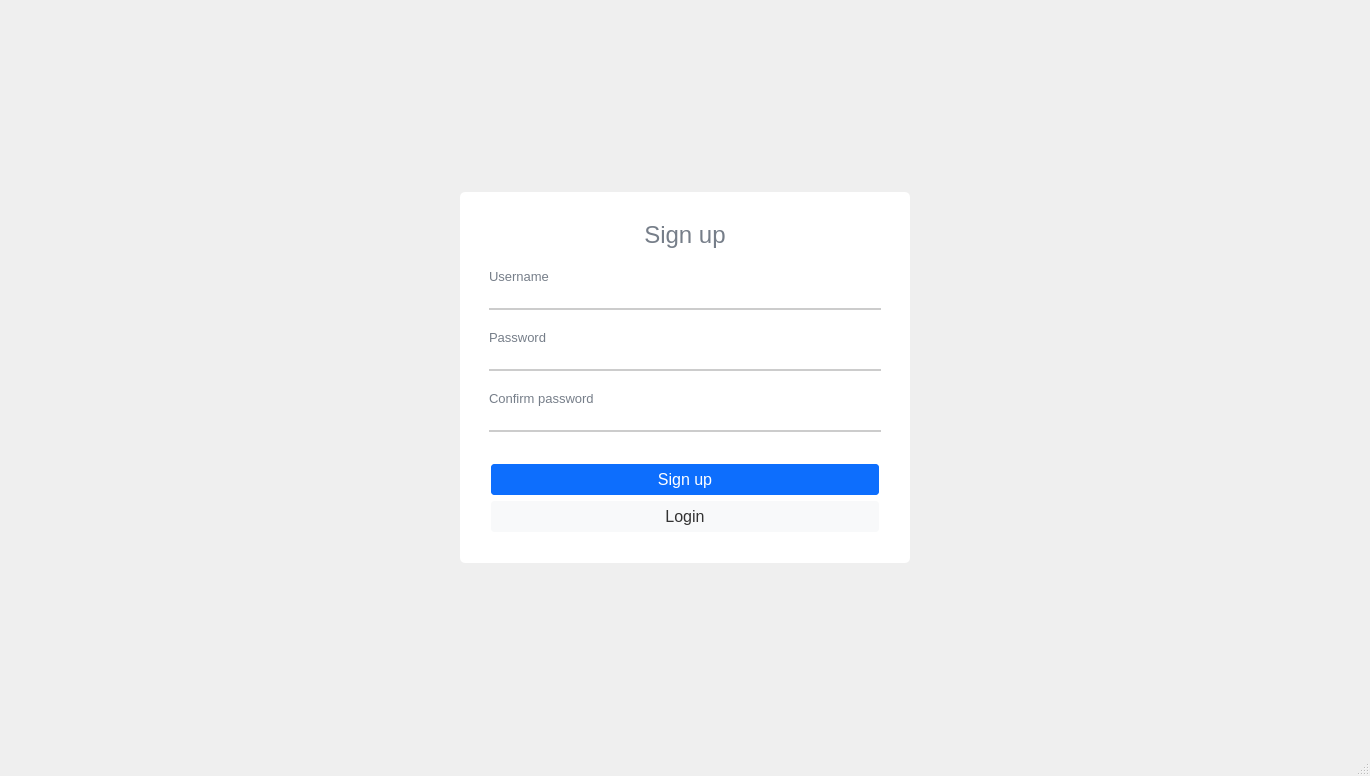
<?xml version="1.0" encoding="UTF-8"?>
<ui version="4.0">
 <class>MainWindow</class>
 <widget class="QMainWindow" name="MainWindow">
  <property name="windowModality">
   <enum>Qt::NonModal</enum>
  </property>
  <property name="geometry">
   <rect>
    <x>0</x>
    <y>0</y>
    <width>1370</width>
    <height>776</height>
   </rect>
  </property>
  <property name="sizePolicy">
   <sizepolicy hsizetype="Expanding" vsizetype="Expanding">
    <horstretch>0</horstretch>
    <verstretch>0</verstretch>
   </sizepolicy>
  </property>
  <property name="minimumSize">
   <size>
    <width>1200</width>
    <height>700</height>
   </size>
  </property>
  <property name="windowTitle">
   <string>MainWindow</string>
  </property>
  <property name="styleSheet">
   <string notr="true">/* Set background image */
QMainWindow {
    border-image: url(assets/img/recycling-trash-background-in-bright-colors-free-vector.jpg);
}

/* Set background for widget */
#widget {
    background-color: #fff;
    border-radius: 5px;
}

/* Set text color for QLabel */
QLabel {
    color: #767e89;
}

/* Style for QLineEdit */
QLineEdit {
    border: none;
    border-bottom: 2px solid #ccc;
	color: #000;
	background: #fff;
}

QLineEdit:focus {
    border-bottom: 2px solid #28a2a2;
}

/* Style for QPushButton */
QPushButton {	
	all: unset;
    background-color: #0d6efd;
    border: 2px solid #fff;
    color: #fff;
    border-radius: 5px;
    padding: 6px;
}

#btn_signup {
    margin-top: 10px;
}

#btn_login {
	background-color: #f8f9fa;
	color: #333;
}

#btn_signup:hover,
#btn_signup:clicked {
	background-color: #0b5ed7;
	border: 2px solid #9ac3fe;
}

#btn_login:hover {
    background-color: #e2e6ea; 
    border: 2px solid #adb5bd;
}
</string>
  </property>
  <widget class="QWidget" name="centralwidget">
   <layout class="QGridLayout" name="gridLayout">
    <item row="1" column="1">
     <widget class="QWidget" name="widget" native="true">
      <layout class="QHBoxLayout" name="horizontalLayout">
       <item>
        <spacer name="horizontalSpacer">
         <property name="orientation">
          <enum>Qt::Horizontal</enum>
         </property>
         <property name="sizeType">
          <enum>QSizePolicy::Fixed</enum>
         </property>
         <property name="sizeHint" stdset="0">
          <size>
           <width>20</width>
           <height>20</height>
          </size>
         </property>
        </spacer>
       </item>
       <item>
        <layout class="QVBoxLayout" name="verticalLayout_3">
         <property name="spacing">
          <number>20</number>
         </property>
         <item>
          <spacer name="verticalSpacer_3">
           <property name="orientation">
            <enum>Qt::Vertical</enum>
           </property>
           <property name="sizeType">
            <enum>QSizePolicy::Fixed</enum>
           </property>
           <property name="sizeHint" stdset="0">
            <size>
             <width>20</width>
             <height>20</height>
            </size>
           </property>
          </spacer>
         </item>
         <item>
          <widget class="QLabel" name="label">
           <property name="enabled">
            <bool>true</bool>
           </property>
           <property name="font">
            <font>
             <family>Segoe UI</family>
             <pointsize>18</pointsize>
            </font>
           </property>
           <property name="frameShadow">
            <enum>QFrame::Plain</enum>
           </property>
           <property name="text">
            <string>Sign up</string>
           </property>
           <property name="textFormat">
            <enum>Qt::PlainText</enum>
           </property>
           <property name="alignment">
            <set>Qt::AlignCenter</set>
           </property>
          </widget>
         </item>
         <item>
          <layout class="QVBoxLayout" name="verticalLayout">
           <property name="spacing">
            <number>3</number>
           </property>
           <item>
            <widget class="QLabel" name="lbl_username">
             <property name="font">
              <font>
               <pointsize>10</pointsize>
              </font>
             </property>
             <property name="text">
              <string>Username</string>
             </property>
             <property name="alignment">
              <set>Qt::AlignLeading|Qt::AlignLeft|Qt::AlignVCenter</set>
             </property>
            </widget>
           </item>
           <item>
            <widget class="QLineEdit" name="input_username">
             <property name="minimumSize">
              <size>
               <width>250</width>
               <height>0</height>
              </size>
             </property>
             <property name="font">
              <font>
               <pointsize>12</pointsize>
              </font>
             </property>
             <property name="alignment">
              <set>Qt::AlignLeading|Qt::AlignLeft|Qt::AlignVCenter</set>
             </property>
            </widget>
           </item>
          </layout>
         </item>
         <item>
          <layout class="QVBoxLayout" name="verticalLayout_2">
           <property name="spacing">
            <number>3</number>
           </property>
           <item>
            <widget class="QLabel" name="lbl_password">
             <property name="font">
              <font>
               <pointsize>10</pointsize>
              </font>
             </property>
             <property name="text">
              <string>Password</string>
             </property>
            </widget>
           </item>
           <item>
            <widget class="QLineEdit" name="input_password">
             <property name="minimumSize">
              <size>
               <width>250</width>
               <height>0</height>
              </size>
             </property>
             <property name="font">
              <font>
               <pointsize>12</pointsize>
              </font>
             </property>
             <property name="echoMode">
              <enum>QLineEdit::Password</enum>
             </property>
             <property name="alignment">
              <set>Qt::AlignLeading|Qt::AlignLeft|Qt::AlignVCenter</set>
             </property>
            </widget>
           </item>
          </layout>
         </item>
         <item>
          <layout class="QVBoxLayout" name="verticalLayout_4">
           <property name="spacing">
            <number>3</number>
           </property>
           <item>
            <widget class="QLabel" name="lbl_password_2">
             <property name="font">
              <font>
               <pointsize>10</pointsize>
              </font>
             </property>
             <property name="text">
              <string>Confirm password</string>
             </property>
            </widget>
           </item>
           <item>
            <widget class="QLineEdit" name="input_confirmPassword">
             <property name="minimumSize">
              <size>
               <width>250</width>
               <height>0</height>
              </size>
             </property>
             <property name="font">
              <font>
               <pointsize>12</pointsize>
              </font>
             </property>
             <property name="echoMode">
              <enum>QLineEdit::Password</enum>
             </property>
             <property name="alignment">
              <set>Qt::AlignLeading|Qt::AlignLeft|Qt::AlignVCenter</set>
             </property>
            </widget>
           </item>
          </layout>
         </item>
         <item>
          <layout class="QVBoxLayout" name="verticalLayout_buttons">
           <property name="spacing">
            <number>2</number>
           </property>
           <item>
            <widget class="QPushButton" name="btn_signup">
             <property name="font">
              <font>
               <pointsize>12</pointsize>
              </font>
             </property>
             <property name="text">
              <string>Sign up</string>
             </property>
            </widget>
           </item>
           <item>
            <widget class="QPushButton" name="btn_login">
             <property name="font">
              <font>
               <pointsize>12</pointsize>
              </font>
             </property>
             <property name="text">
              <string>Login</string>
             </property>
            </widget>
           </item>
          </layout>
         </item>
         <item>
          <spacer name="verticalSpacer_4">
           <property name="orientation">
            <enum>Qt::Vertical</enum>
           </property>
           <property name="sizeType">
            <enum>QSizePolicy::Fixed</enum>
           </property>
           <property name="sizeHint" stdset="0">
            <size>
             <width>20</width>
             <height>20</height>
            </size>
           </property>
          </spacer>
         </item>
        </layout>
       </item>
       <item>
        <spacer name="horizontalSpacer_4">
         <property name="orientation">
          <enum>Qt::Horizontal</enum>
         </property>
         <property name="sizeType">
          <enum>QSizePolicy::Fixed</enum>
         </property>
         <property name="sizeHint" stdset="0">
          <size>
           <width>20</width>
           <height>20</height>
          </size>
         </property>
        </spacer>
       </item>
      </layout>
     </widget>
    </item>
    <item row="2" column="1">
     <spacer name="verticalSpacer_2">
      <property name="orientation">
       <enum>Qt::Vertical</enum>
      </property>
      <property name="sizeHint" stdset="0">
       <size>
        <width>20</width>
        <height>40</height>
       </size>
      </property>
     </spacer>
    </item>
    <item row="0" column="1">
     <spacer name="verticalSpacer">
      <property name="orientation">
       <enum>Qt::Vertical</enum>
      </property>
      <property name="sizeHint" stdset="0">
       <size>
        <width>20</width>
        <height>40</height>
       </size>
      </property>
     </spacer>
    </item>
    <item row="1" column="2">
     <spacer name="horizontalSpacer_2">
      <property name="orientation">
       <enum>Qt::Horizontal</enum>
      </property>
      <property name="sizeHint" stdset="0">
       <size>
        <width>40</width>
        <height>20</height>
       </size>
      </property>
     </spacer>
    </item>
    <item row="1" column="0">
     <spacer name="horizontalSpacer_3">
      <property name="orientation">
       <enum>Qt::Horizontal</enum>
      </property>
      <property name="sizeHint" stdset="0">
       <size>
        <width>40</width>
        <height>20</height>
       </size>
      </property>
     </spacer>
    </item>
   </layout>
  </widget>
  <widget class="QStatusBar" name="statusbar"/>
 </widget>
 <resources>
  <include location="../../../../Downloads/resouce.qrc"/>
 </resources>
 <connections/>
</ui>
